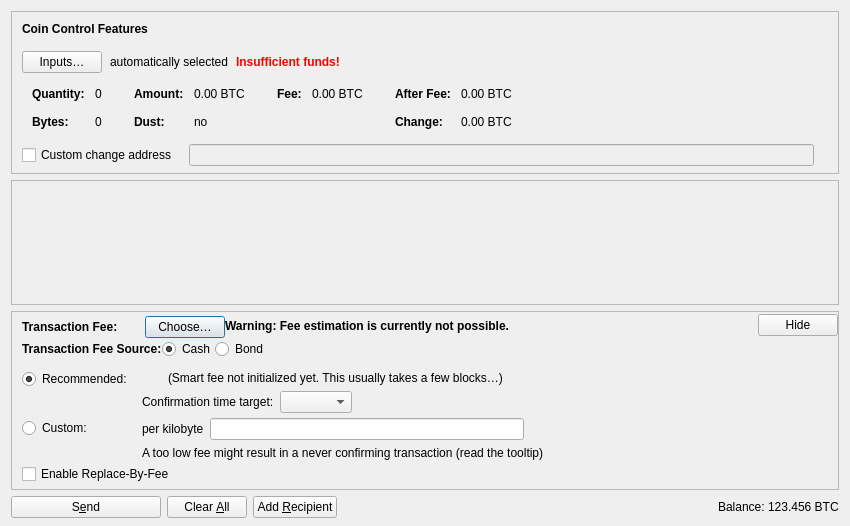
<?xml version="1.0" encoding="UTF-8"?>
<ui version="4.0">
 <class>SendCoinsDialog</class>
 <widget class="QDialog" name="SendCoinsDialog">
  <property name="geometry">
   <rect>
    <x>0</x>
    <y>0</y>
    <width>850</width>
    <height>526</height>
   </rect>
  </property>
  <property name="windowTitle">
   <string>Send Coins</string>
  </property>
  <layout class="QVBoxLayout" name="verticalLayout" stretch="0,1,0,0">
   <property name="bottomMargin">
    <number>8</number>
   </property>
   <item>
    <widget class="QFrame" name="frameCoinControl">
     <property name="sizePolicy">
      <sizepolicy hsizetype="Expanding" vsizetype="Expanding">
       <horstretch>0</horstretch>
       <verstretch>0</verstretch>
      </sizepolicy>
     </property>
     <property name="maximumSize">
      <size>
       <width>16777215</width>
       <height>16777215</height>
      </size>
     </property>
     <property name="frameShape">
      <enum>QFrame::StyledPanel</enum>
     </property>
     <property name="frameShadow">
      <enum>QFrame::Sunken</enum>
     </property>
     <layout class="QVBoxLayout" name="verticalLayoutCoinControl2">
      <property name="spacing">
       <number>0</number>
      </property>
      <property name="leftMargin">
       <number>0</number>
      </property>
      <property name="topMargin">
       <number>0</number>
      </property>
      <property name="rightMargin">
       <number>0</number>
      </property>
      <property name="bottomMargin">
       <number>6</number>
      </property>
      <item>
       <layout class="QVBoxLayout" name="verticalLayoutCoinControl" stretch="0,0,0,0,1">
        <property name="spacing">
         <number>0</number>
        </property>
        <property name="leftMargin">
         <number>10</number>
        </property>
        <property name="topMargin">
         <number>10</number>
        </property>
        <item>
         <layout class="QHBoxLayout" name="horizontalLayoutCoinControl1">
          <property name="bottomMargin">
           <number>15</number>
          </property>
          <item>
           <widget class="QLabel" name="labelCoinControlFeatures">
            <property name="sizePolicy">
             <sizepolicy hsizetype="Preferred" vsizetype="Maximum">
              <horstretch>0</horstretch>
              <verstretch>0</verstretch>
             </sizepolicy>
            </property>
            <property name="font">
             <font>
              <weight>75</weight>
              <bold>true</bold>
             </font>
            </property>
            <property name="styleSheet">
             <string notr="true">font-weight:bold;</string>
            </property>
            <property name="text">
             <string>Coin Control Features</string>
            </property>
           </widget>
          </item>
         </layout>
        </item>
        <item>
         <layout class="QHBoxLayout" name="horizontalLayoutCoinControl2" stretch="0,0,0,0">
          <property name="spacing">
           <number>8</number>
          </property>
          <property name="bottomMargin">
           <number>10</number>
          </property>
          <item>
           <widget class="QPushButton" name="pushButtonCoinControl">
            <property name="styleSheet">
             <string notr="true"/>
            </property>
            <property name="text">
             <string>Inputs…</string>
            </property>
            <property name="autoDefault">
             <bool>false</bool>
            </property>
           </widget>
          </item>
          <item>
           <widget class="QLabel" name="labelCoinControlAutomaticallySelected">
            <property name="text">
             <string>automatically selected</string>
            </property>
            <property name="margin">
             <number>5</number>
            </property>
           </widget>
          </item>
          <item>
           <widget class="QLabel" name="labelCoinControlInsuffFunds">
            <property name="font">
             <font>
              <weight>75</weight>
              <bold>true</bold>
             </font>
            </property>
            <property name="styleSheet">
             <string notr="true">color:red;font-weight:bold;</string>
            </property>
            <property name="text">
             <string>Insufficient funds!</string>
            </property>
            <property name="margin">
             <number>5</number>
            </property>
           </widget>
          </item>
          <item>
           <spacer name="horizontalSpacerCoinControl">
            <property name="orientation">
             <enum>Qt::Horizontal</enum>
            </property>
            <property name="sizeHint" stdset="0">
             <size>
              <width>40</width>
              <height>1</height>
             </size>
            </property>
           </spacer>
          </item>
         </layout>
        </item>
        <item>
         <widget class="QWidget" name="widgetCoinControl" native="true">
          <property name="sizePolicy">
           <sizepolicy hsizetype="Preferred" vsizetype="Preferred">
            <horstretch>0</horstretch>
            <verstretch>0</verstretch>
           </sizepolicy>
          </property>
          <property name="minimumSize">
           <size>
            <width>0</width>
            <height>0</height>
           </size>
          </property>
          <property name="styleSheet">
           <string notr="true"/>
          </property>
          <layout class="QHBoxLayout" name="horizontalLayoutCoinControl5">
           <property name="leftMargin">
            <number>0</number>
           </property>
           <property name="topMargin">
            <number>0</number>
           </property>
           <property name="rightMargin">
            <number>0</number>
           </property>
           <property name="bottomMargin">
            <number>0</number>
           </property>
           <item>
            <layout class="QHBoxLayout" name="horizontalLayoutCoinControl3" stretch="0,0,0,1">
             <property name="spacing">
              <number>20</number>
             </property>
             <property name="topMargin">
              <number>0</number>
             </property>
             <property name="bottomMargin">
              <number>10</number>
             </property>
             <item>
              <layout class="QFormLayout" name="formLayoutCoinControl1">
               <property name="horizontalSpacing">
                <number>10</number>
               </property>
               <property name="verticalSpacing">
                <number>14</number>
               </property>
               <property name="leftMargin">
                <number>10</number>
               </property>
               <property name="topMargin">
                <number>4</number>
               </property>
               <property name="rightMargin">
                <number>6</number>
               </property>
               <item row="0" column="0">
                <widget class="QLabel" name="labelCoinControlQuantityText">
                 <property name="font">
                  <font>
                   <weight>75</weight>
                   <bold>true</bold>
                  </font>
                 </property>
                 <property name="text">
                  <string>Quantity:</string>
                 </property>
                 <property name="margin">
                  <number>0</number>
                 </property>
                </widget>
               </item>
               <item row="0" column="1">
                <widget class="QLabel" name="labelCoinControlQuantity">
                 <property name="cursor">
                  <cursorShape>IBeamCursor</cursorShape>
                 </property>
                 <property name="contextMenuPolicy">
                  <enum>Qt::ActionsContextMenu</enum>
                 </property>
                 <property name="text">
                  <string notr="true">0</string>
                 </property>
                 <property name="margin">
                  <number>0</number>
                 </property>
                 <property name="textInteractionFlags">
                  <set>Qt::LinksAccessibleByMouse|Qt::TextSelectableByKeyboard|Qt::TextSelectableByMouse</set>
                 </property>
                </widget>
               </item>
               <item row="1" column="0">
                <widget class="QLabel" name="labelCoinControlBytesText">
                 <property name="font">
                  <font>
                   <weight>75</weight>
                   <bold>true</bold>
                  </font>
                 </property>
                 <property name="text">
                  <string>Bytes:</string>
                 </property>
                </widget>
               </item>
               <item row="1" column="1">
                <widget class="QLabel" name="labelCoinControlBytes">
                 <property name="cursor">
                  <cursorShape>IBeamCursor</cursorShape>
                 </property>
                 <property name="contextMenuPolicy">
                  <enum>Qt::ActionsContextMenu</enum>
                 </property>
                 <property name="text">
                  <string notr="true">0</string>
                 </property>
                 <property name="textInteractionFlags">
                  <set>Qt::LinksAccessibleByMouse|Qt::TextSelectableByKeyboard|Qt::TextSelectableByMouse</set>
                 </property>
                </widget>
               </item>
              </layout>
             </item>
             <item>
              <layout class="QFormLayout" name="formLayoutCoinControl2">
               <property name="horizontalSpacing">
                <number>10</number>
               </property>
               <property name="verticalSpacing">
                <number>14</number>
               </property>
               <property name="leftMargin">
                <number>6</number>
               </property>
               <property name="topMargin">
                <number>4</number>
               </property>
               <property name="rightMargin">
                <number>6</number>
               </property>
               <item row="0" column="0">
                <widget class="QLabel" name="labelCoinControlAmountText">
                 <property name="font">
                  <font>
                   <weight>75</weight>
                   <bold>true</bold>
                  </font>
                 </property>
                 <property name="text">
                  <string>Amount:</string>
                 </property>
                 <property name="margin">
                  <number>0</number>
                 </property>
                </widget>
               </item>
               <item row="0" column="1">
                <widget class="QLabel" name="labelCoinControlAmount">
                 <property name="cursor">
                  <cursorShape>IBeamCursor</cursorShape>
                 </property>
                 <property name="contextMenuPolicy">
                  <enum>Qt::ActionsContextMenu</enum>
                 </property>
                 <property name="text">
                  <string notr="true">0.00 BTC</string>
                 </property>
                 <property name="textInteractionFlags">
                  <set>Qt::LinksAccessibleByMouse|Qt::TextSelectableByKeyboard|Qt::TextSelectableByMouse</set>
                 </property>
                </widget>
               </item>
               <item row="1" column="0">
                <widget class="QLabel" name="labelCoinControlLowOutputText">
                 <property name="font">
                  <font>
                   <weight>75</weight>
                   <bold>true</bold>
                  </font>
                 </property>
                 <property name="text">
                  <string>Dust:</string>
                 </property>
                </widget>
               </item>
               <item row="1" column="1">
                <widget class="QLabel" name="labelCoinControlLowOutput">
                 <property name="cursor">
                  <cursorShape>IBeamCursor</cursorShape>
                 </property>
                 <property name="contextMenuPolicy">
                  <enum>Qt::ActionsContextMenu</enum>
                 </property>
                 <property name="text">
                  <string notr="true">no</string>
                 </property>
                 <property name="textInteractionFlags">
                  <set>Qt::LinksAccessibleByMouse|Qt::TextSelectableByKeyboard|Qt::TextSelectableByMouse</set>
                 </property>
                </widget>
               </item>
              </layout>
             </item>
             <item>
              <layout class="QFormLayout" name="formLayoutCoinControl3">
               <property name="horizontalSpacing">
                <number>10</number>
               </property>
               <property name="verticalSpacing">
                <number>14</number>
               </property>
               <property name="leftMargin">
                <number>6</number>
               </property>
               <property name="topMargin">
                <number>4</number>
               </property>
               <property name="rightMargin">
                <number>6</number>
               </property>
               <item row="0" column="0">
                <widget class="QLabel" name="labelCoinControlFeeText">
                 <property name="font">
                  <font>
                   <weight>75</weight>
                   <bold>true</bold>
                  </font>
                 </property>
                 <property name="text">
                  <string>Fee:</string>
                 </property>
                 <property name="margin">
                  <number>0</number>
                 </property>
                </widget>
               </item>
               <item row="0" column="1">
                <widget class="QLabel" name="labelCoinControlFee">
                 <property name="cursor">
                  <cursorShape>IBeamCursor</cursorShape>
                 </property>
                 <property name="contextMenuPolicy">
                  <enum>Qt::ActionsContextMenu</enum>
                 </property>
                 <property name="text">
                  <string notr="true">0.00 BTC</string>
                 </property>
                 <property name="textInteractionFlags">
                  <set>Qt::LinksAccessibleByMouse|Qt::TextSelectableByKeyboard|Qt::TextSelectableByMouse</set>
                 </property>
                </widget>
               </item>
              </layout>
             </item>
             <item>
              <layout class="QFormLayout" name="formLayoutCoinControl4">
               <property name="horizontalSpacing">
                <number>10</number>
               </property>
               <property name="verticalSpacing">
                <number>14</number>
               </property>
               <property name="leftMargin">
                <number>6</number>
               </property>
               <property name="topMargin">
                <number>4</number>
               </property>
               <property name="rightMargin">
                <number>6</number>
               </property>
               <item row="0" column="0">
                <widget class="QLabel" name="labelCoinControlAfterFeeText">
                 <property name="font">
                  <font>
                   <weight>75</weight>
                   <bold>true</bold>
                  </font>
                 </property>
                 <property name="text">
                  <string>After Fee:</string>
                 </property>
                 <property name="margin">
                  <number>0</number>
                 </property>
                </widget>
               </item>
               <item row="0" column="1">
                <widget class="QLabel" name="labelCoinControlAfterFee">
                 <property name="cursor">
                  <cursorShape>IBeamCursor</cursorShape>
                 </property>
                 <property name="contextMenuPolicy">
                  <enum>Qt::ActionsContextMenu</enum>
                 </property>
                 <property name="text">
                  <string notr="true">0.00 BTC</string>
                 </property>
                 <property name="textInteractionFlags">
                  <set>Qt::LinksAccessibleByMouse|Qt::TextSelectableByKeyboard|Qt::TextSelectableByMouse</set>
                 </property>
                </widget>
               </item>
               <item row="1" column="0">
                <widget class="QLabel" name="labelCoinControlChangeText">
                 <property name="font">
                  <font>
                   <weight>75</weight>
                   <bold>true</bold>
                  </font>
                 </property>
                 <property name="text">
                  <string>Change:</string>
                 </property>
                </widget>
               </item>
               <item row="1" column="1">
                <widget class="QLabel" name="labelCoinControlChange">
                 <property name="cursor">
                  <cursorShape>IBeamCursor</cursorShape>
                 </property>
                 <property name="contextMenuPolicy">
                  <enum>Qt::ActionsContextMenu</enum>
                 </property>
                 <property name="text">
                  <string notr="true">0.00 BTC</string>
                 </property>
                 <property name="textInteractionFlags">
                  <set>Qt::LinksAccessibleByMouse|Qt::TextSelectableByKeyboard|Qt::TextSelectableByMouse</set>
                 </property>
                </widget>
               </item>
              </layout>
             </item>
            </layout>
           </item>
          </layout>
         </widget>
        </item>
        <item>
         <layout class="QHBoxLayout" name="horizontalLayoutCoinControl4" stretch="0,0,0">
          <property name="spacing">
           <number>12</number>
          </property>
          <property name="sizeConstraint">
           <enum>QLayout::SetDefaultConstraint</enum>
          </property>
          <property name="topMargin">
           <number>5</number>
          </property>
          <property name="rightMargin">
           <number>5</number>
          </property>
          <item>
           <widget class="QCheckBox" name="checkBoxCoinControlChange">
            <property name="toolTip">
             <string>If this is activated, but the change address is empty or invalid, change will be sent to a newly generated address.</string>
            </property>
            <property name="text">
             <string>Custom change address</string>
            </property>
           </widget>
          </item>
          <item>
           <widget class="QValidatedLineEdit" name="lineEditCoinControlChange">
            <property name="enabled">
             <bool>false</bool>
            </property>
            <property name="sizePolicy">
             <sizepolicy hsizetype="Expanding" vsizetype="Fixed">
              <horstretch>0</horstretch>
              <verstretch>0</verstretch>
             </sizepolicy>
            </property>
           </widget>
          </item>
          <item>
           <widget class="QLabel" name="labelCoinControlChangeLabel">
            <property name="sizePolicy">
             <sizepolicy hsizetype="Preferred" vsizetype="Expanding">
              <horstretch>0</horstretch>
              <verstretch>0</verstretch>
             </sizepolicy>
            </property>
            <property name="minimumSize">
             <size>
              <width>0</width>
              <height>0</height>
             </size>
            </property>
            <property name="text">
             <string/>
            </property>
            <property name="margin">
             <number>3</number>
            </property>
           </widget>
          </item>
         </layout>
        </item>
        <item>
         <spacer name="verticalSpacerCoinControl">
          <property name="orientation">
           <enum>Qt::Vertical</enum>
          </property>
          <property name="sizeHint" stdset="0">
           <size>
            <width>800</width>
            <height>1</height>
           </size>
          </property>
         </spacer>
        </item>
       </layout>
      </item>
     </layout>
    </widget>
   </item>
   <item>
    <widget class="QScrollArea" name="scrollArea">
     <property name="widgetResizable">
      <bool>true</bool>
     </property>
     <widget class="QWidget" name="scrollAreaWidgetContents">
      <property name="geometry">
       <rect>
        <x>0</x>
        <y>0</y>
        <width>830</width>
        <height>104</height>
       </rect>
      </property>
      <layout class="QVBoxLayout" name="verticalLayout_2" stretch="0,1">
       <property name="leftMargin">
        <number>0</number>
       </property>
       <property name="topMargin">
        <number>0</number>
       </property>
       <property name="rightMargin">
        <number>0</number>
       </property>
       <property name="bottomMargin">
        <number>0</number>
       </property>
       <item>
        <layout class="QVBoxLayout" name="entries">
         <property name="spacing">
          <number>6</number>
         </property>
        </layout>
       </item>
       <item>
        <spacer name="verticalSpacer">
         <property name="orientation">
          <enum>Qt::Vertical</enum>
         </property>
         <property name="sizeHint" stdset="0">
          <size>
           <width>20</width>
           <height>40</height>
          </size>
         </property>
        </spacer>
       </item>
      </layout>
     </widget>
    </widget>
   </item>
   <item>
    <widget class="QFrame" name="frameFee">
     <property name="sizePolicy">
      <sizepolicy hsizetype="Expanding" vsizetype="Expanding">
       <horstretch>0</horstretch>
       <verstretch>0</verstretch>
      </sizepolicy>
     </property>
     <property name="maximumSize">
      <size>
       <width>16777215</width>
       <height>16777215</height>
      </size>
     </property>
     <property name="frameShape">
      <enum>QFrame::StyledPanel</enum>
     </property>
     <property name="frameShadow">
      <enum>QFrame::Sunken</enum>
     </property>
     <layout class="QVBoxLayout" name="verticalLayoutFee1">
      <property name="spacing">
       <number>0</number>
      </property>
      <property name="leftMargin">
       <number>0</number>
      </property>
      <property name="topMargin">
       <number>0</number>
      </property>
      <property name="rightMargin">
       <number>0</number>
      </property>
      <property name="bottomMargin">
       <number>0</number>
      </property>
      <item>
       <layout class="QVBoxLayout" name="verticalLayoutFee2" stretch="0,0,0">
        <property name="spacing">
         <number>0</number>
        </property>
        <property name="leftMargin">
         <number>10</number>
        </property>
        <property name="topMargin">
         <number>0</number>
        </property>
        <item>
         <layout class="QHBoxLayout" name="horizontalLayoutFee1">
          <property name="bottomMargin">
           <number>0</number>
          </property>
          <item>
           <layout class="QVBoxLayout" name="verticalLayoutFee7">
            <property name="spacing">
             <number>0</number>
            </property>
            <item>
             <spacer name="verticalSpacerSmartFee">
              <property name="orientation">
               <enum>Qt::Vertical</enum>
              </property>
              <property name="sizeType">
               <enum>QSizePolicy::Fixed</enum>
              </property>
              <property name="sizeHint" stdset="0">
               <size>
                <width>1</width>
                <height>4</height>
               </size>
              </property>
             </spacer>
            </item>
            <item>
             <layout class="QHBoxLayout" name="horizontalLayoutSmartFee">
              <property name="spacing">
               <number>10</number>
              </property>
              <item>
               <widget class="QLabel" name="labelFeeHeadline">
                <property name="sizePolicy">
                 <sizepolicy hsizetype="Preferred" vsizetype="Maximum">
                  <horstretch>0</horstretch>
                  <verstretch>0</verstretch>
                 </sizepolicy>
                </property>
                <property name="font">
                 <font>
                  <weight>75</weight>
                  <bold>true</bold>
                 </font>
                </property>
                <property name="styleSheet">
                 <string notr="true">font-weight:bold;</string>
                </property>
                <property name="text">
                 <string>Transaction Fee:</string>
                </property>
               </widget>
              </item>
              <item>
               <widget class="QLabel" name="labelFeeMinimized">
                <property name="text">
                 <string/>
                </property>
               </widget>
              </item>
              <item>
               <widget class="QPushButton" name="buttonChooseFee">
                <property name="text">
                 <string>Choose…</string>
                </property>
               </widget>
              </item>
             </layout>
            </item>
            <item>
             <spacer name="verticalSpacer_5">
              <property name="orientation">
               <enum>Qt::Vertical</enum>
              </property>
              <property name="sizeHint" stdset="0">
               <size>
                <width>1</width>
                <height>1</height>
               </size>
              </property>
             </spacer>
            </item>
           </layout>
          </item>
          <item>
           <widget class="QLabel" name="fallbackFeeWarningLabel">
            <property name="toolTip">
             <string>Using the fallbackfee can result in sending a transaction that will take several hours or days (or never) to confirm. Consider choosing your fee manually or wait until you have validated the complete chain.</string>
            </property>
            <property name="font">
            <font>
                <weight>75</weight>
                <bold>true</bold>
            </font>
            </property>
            <property name="text">
             <string>Warning: Fee estimation is currently not possible.</string>
            </property>
            <property name="wordWrap">
             <bool>false</bool>
            </property>
           </widget>
          </item>
          <item>
           <spacer name="horizontalSpacer_4">
            <property name="orientation">
             <enum>Qt::Horizontal</enum>
            </property>
            <property name="sizeType">
             <enum>QSizePolicy::MinimumExpanding</enum>
            </property>
            <property name="sizeHint" stdset="0">
             <size>
              <width>40</width>
              <height>20</height>
             </size>
            </property>
           </spacer>
          </item>
          <item>
           <widget class="QPushButton" name="buttonMinimizeFee">
            <property name="toolTip">
             <string>Hide transaction fee settings</string>
            </property>
            <property name="text">
             <string>Hide</string>
            </property>
           </widget>
          </item>
         </layout>
        </item>
        <item>
         <layout class="QHBoxLayout" name="horizontalLayoutSmartFeeType">
          <item>
           <widget class="QLabel" name="labelFeeHeadline2">
            <property name="sizePolicy">
             <sizepolicy hsizetype="Minimum" vsizetype="Minimum">
              <horstretch>0</horstretch>
              <verstretch>0</verstretch>
             </sizepolicy>
            </property>
            <property name="rightMargin">
             <number>8</number>
            </property>
            <property name="font">
             <font>
              <weight>75</weight>
              <bold>true</bold>
             </font>
            </property>
            <property name="styleSheet">
             <string notr="true">font-weight:bold;</string>
            </property>
            <property name="text">
             <string>Transaction Fee Source:</string>
            </property>
           </widget>
          </item>
          <item>
           <widget class="QRadioButton" name="radioSmartFeeSourceCash">
            <property name="text">
             <string>Cash</string>
            </property>
            <property name="checked">
             <bool>true</bool>
            </property>
            <attribute name="feeSourceButtonGroup">
             <string notr="true">feeSourceButtonGroup</string>
            </attribute>
           </widget>
          </item>
          <item>
           <widget class="QRadioButton" name="radioSmartFeeSourceBond">
            <property name="text">
             <string>Bond</string>
            </property>
            <property name="checked">
             <bool>false</bool>
            </property>
            <property name="leftMargin">
             <number>16</number>
            </property>
            <attribute name="feeSourceButtonGroup">
             <string notr="true">feeSourceButtonGroup</string>
            </attribute>
           </widget>
          </item>
          <item>
           <spacer name="radioSmartFeeHorizontalSpacer3">
            <property name="orientation">
             <enum>Qt::Horizontal</enum>
            </property>
            <property name="sizeHint" stdset="0">
             <size>
              <width>1</width>
              <height>1</height>
             </size>
            </property>
           </spacer>
          </item>
         </layout>
        </item>
        <item>
         <widget class="QFrame" name="frameFeeSelection">
          <layout class="QVBoxLayout" name="verticalLayoutFee12">
           <property name="spacing">
            <number>0</number>
           </property>
           <property name="leftMargin">
            <number>0</number>
           </property>
           <property name="topMargin">
            <number>0</number>
           </property>
           <property name="rightMargin">
            <number>0</number>
           </property>
           <property name="bottomMargin">
            <number>0</number>
           </property>
           <item>
            <layout class="QGridLayout" name="gridLayoutFee">
             <property name="topMargin">
              <number>10</number>
             </property>
             <property name="bottomMargin">
              <number>4</number>
             </property>
             <property name="horizontalSpacing">
              <number>10</number>
             </property>
             <property name="verticalSpacing">
              <number>4</number>
             </property>
             <item row="1" column="1">
              <layout class="QVBoxLayout" name="verticalLayoutFee8">
               <property name="spacing">
                <number>6</number>
               </property>
               <item>
                <layout class="QHBoxLayout" name="horizontalLayoutFee13">
                 <item>
                  <widget class="QLabel" name="labelCustomPerKilobyte">
                   <property name="toolTip">
                    <string>Specify a custom fee per kB (1,000 bytes) of the transaction's virtual size.

Note:  Since the fee is calculated on a per-byte basis, a fee rate of "100 satoshis per kvB" for a transaction size of 500 virtual bytes (half of 1 kvB) would ultimately yield a fee of only 50 satoshis.</string>
                   </property>
                   <property name="text">
                    <string>per kilobyte</string>
                   </property>
                  </widget>
                 </item>
                 <item>
                  <widget class="BitcoinAmountField" name="customFee"/>
                 </item>
                 <item>
                  <spacer name="horizontalSpacer_6">
                   <property name="orientation">
                    <enum>Qt::Horizontal</enum>
                   </property>
                   <property name="sizeHint" stdset="0">
                    <size>
                     <width>1</width>
                     <height>1</height>
                    </size>
                   </property>
                  </spacer>
                 </item>
                </layout>
               </item>
               <item>
                <layout class="QHBoxLayout" name="horizontalLayoutFee8">
                 <item>
                  <widget class="QLabel" name="labelCustomFeeWarning">
                   <property name="enabled">
                    <bool>true</bool>
                   </property>
                   <property name="toolTip">
                    <string>When there is less transaction volume than space in the blocks, miners as well as relaying nodes may enforce a minimum fee. Paying only this minimum fee is just fine, but be aware that this can result in a never confirming transaction once there is more demand for bitcoin transactions than the network can process.</string>
                   </property>
                   <property name="text">
                    <string>A too low fee might result in a never confirming transaction (read the tooltip)</string>
                   </property>
                  </widget>
                 </item>
                 <item>
                  <spacer name="horizontalSpacer_2">
                   <property name="orientation">
                    <enum>Qt::Horizontal</enum>
                   </property>
                   <property name="sizeHint" stdset="0">
                    <size>
                     <width>1</width>
                     <height>1</height>
                    </size>
                   </property>
                  </spacer>
                 </item>
                </layout>
               </item>
              </layout>
             </item>
             <item row="0" column="0">
              <layout class="QVBoxLayout" name="verticalLayoutFee4" stretch="0,1">
               <item>
                <widget class="QRadioButton" name="radioSmartFee">
                 <property name="text">
                  <string>Recommended:</string>
                 </property>
                 <property name="checked">
                  <bool>true</bool>
                 </property>
                 <attribute name="buttonGroup">
                  <string notr="true">groupFee</string>
                 </attribute>
                </widget>
               </item>
               <item>
                <spacer name="verticalSpacer_2">
                 <property name="orientation">
                  <enum>Qt::Vertical</enum>
                 </property>
                 <property name="sizeHint" stdset="0">
                  <size>
                   <width>1</width>
                   <height>1</height>
                  </size>
                 </property>
                </spacer>
               </item>
              </layout>
             </item>
             <item row="1" column="0">
              <layout class="QVBoxLayout" name="verticalLayoutFee9" stretch="0,1">
               <item>
                <widget class="QRadioButton" name="radioCustomFee">
                 <property name="text">
                  <string>Custom:</string>
                 </property>
                 <attribute name="buttonGroup">
                  <string notr="true">groupFee</string>
                 </attribute>
                </widget>
               </item>
               <item>
                <spacer name="verticalSpacer_6">
                 <property name="orientation">
                  <enum>Qt::Vertical</enum>
                 </property>
                 <property name="sizeHint" stdset="0">
                  <size>
                   <width>1</width>
                   <height>1</height>
                  </size>
                 </property>
                </spacer>
               </item>
              </layout>
             </item>
             <item row="0" column="1">
              <layout class="QVBoxLayout" name="verticalLayoutFee3" stretch="0,0,1">
               <property name="spacing">
                <number>6</number>
               </property>
               <property name="topMargin">
                <number>2</number>
               </property>
               <item>
                <layout class="QHBoxLayout" name="horizontalLayoutFee12">
                 <item>
                  <widget class="QLabel" name="labelSmartFee">
                   <property name="text">
                    <string/>
                   </property>
                  </widget>
                 </item>
                 <item>
                  <widget class="QLabel" name="labelFeeEstimation">
                   <property name="text">
                    <string/>
                   </property>
                  </widget>
                 </item>
                 <item>
                  <widget class="QLabel" name="labelSmartFee2">
                   <property name="text">
                    <string>(Smart fee not initialized yet. This usually takes a few blocks…)</string>
                   </property>
                  </widget>
                 </item>
                 <item>
                  <spacer name="horizontalSpacer_5">
                   <property name="orientation">
                    <enum>Qt::Horizontal</enum>
                   </property>
                   <property name="sizeHint" stdset="0">
                    <size>
                     <width>1</width>
                     <height>1</height>
                    </size>
                   </property>
                  </spacer>
                 </item>
                </layout>
               </item>
               <item>
                <layout class="QHBoxLayout" name="horizontalLayoutFee9">
                 <item>
                  <layout class="QVBoxLayout" name="verticalLayoutFee6">
                   <item>
                    <widget class="QLabel" name="labelSmartFee3">
                     <property name="text">
                      <string>Confirmation time target:</string>
                     </property>
                    </widget>
                   </item>
                  </layout>
                 </item>
                 <item>
                  <layout class="QVBoxLayout" name="verticalLayoutFee5">
                   <property name="rightMargin">
                    <number>30</number>
                   </property>
                   <item>
                    <layout class="QHBoxLayout" name="horizontalLayoutConfTarget">
                     <property name="bottomMargin">
                      <number>0</number>
                     </property>
                     <item>
                      <widget class="QComboBox" name="confTargetSelector"/>
                     </item>
                     <item>
                      <spacer name="horizontalSpacerConfTarget">
                       <property name="orientation">
                        <enum>Qt::Horizontal</enum>
                       </property>
                       <property name="sizeHint" stdset="0">
                        <size>
                         <width>40</width>
                         <height>20</height>
                        </size>
                       </property>
                      </spacer>
                     </item>
                    </layout>
                   </item>
                  </layout>
                 </item>
                </layout>
               </item>
               <item>
                <spacer name="verticalSpacer_4">
                 <property name="orientation">
                  <enum>Qt::Vertical</enum>
                 </property>
                 <property name="sizeHint" stdset="0">
                  <size>
                   <width>1</width>
                   <height>1</height>
                  </size>
                 </property>
                </spacer>
               </item>
              </layout>
             </item>
            </layout>
           </item>
           <item>
            <widget class="QCheckBox" name="optInRBF">
             <property name="text">
              <string>Enable Replace-By-Fee</string>
             </property>
             <property name="toolTip">
              <string>With Replace-By-Fee (BIP-125) you can increase a transaction's fee after it is sent. Without this, a higher fee may be recommended to compensate for increased transaction delay risk.</string>
             </property>
            </widget>
           </item>
          </layout>
         </widget>
        </item>
        <item>
         <spacer name="verticalSpacerFee">
          <property name="orientation">
           <enum>Qt::Vertical</enum>
          </property>
          <property name="sizeHint" stdset="0">
           <size>
            <width>40</width>
            <height>5</height>
           </size>
          </property>
         </spacer>
        </item>
       </layout>
      </item>
     </layout>
    </widget>
   </item>
   <item>
    <layout class="QHBoxLayout" name="horizontalLayout">
     <item>
      <widget class="QPushButton" name="sendButton">
       <property name="minimumSize">
        <size>
         <width>150</width>
         <height>0</height>
        </size>
       </property>
       <property name="toolTip">
        <string>Confirm the send action</string>
       </property>
       <property name="text">
        <string>S&amp;end</string>
       </property>
       <property name="icon">
        <iconset resource="../bitcoin.qrc">
         <normaloff>:/icons/send</normaloff>:/icons/send</iconset>
       </property>
       <property name="autoDefault">
        <bool>false</bool>
       </property>
       <property name="default">
        <bool>false</bool>
       </property>
      </widget>
     </item>
     <item>
      <widget class="QPushButton" name="clearButton">
       <property name="sizePolicy">
        <sizepolicy hsizetype="Minimum" vsizetype="Fixed">
         <horstretch>0</horstretch>
         <verstretch>0</verstretch>
        </sizepolicy>
       </property>
       <property name="toolTip">
        <string>Clear all fields of the form.</string>
       </property>
       <property name="text">
        <string>Clear &amp;All</string>
       </property>
       <property name="icon">
        <iconset resource="../bitcoin.qrc">
         <normaloff>:/icons/remove</normaloff>:/icons/remove</iconset>
       </property>
       <property name="autoDefault">
        <bool>false</bool>
       </property>
      </widget>
     </item>
     <item>
      <widget class="QPushButton" name="addButton">
       <property name="toolTip">
        <string>Send to multiple recipients at once</string>
       </property>
       <property name="text">
        <string>Add &amp;Recipient</string>
       </property>
       <property name="icon">
        <iconset resource="../bitcoin.qrc">
         <normaloff>:/icons/add</normaloff>:/icons/add</iconset>
       </property>
       <property name="autoDefault">
        <bool>false</bool>
       </property>
      </widget>
     </item>
     <item>
      <spacer name="horizontalSpacer">
       <property name="orientation">
        <enum>Qt::Horizontal</enum>
       </property>
       <property name="sizeHint" stdset="0">
        <size>
         <width>40</width>
         <height>20</height>
        </size>
       </property>
      </spacer>
     </item>
     <item>
      <layout class="QHBoxLayout" name="horizontalLayout_2">
       <property name="spacing">
        <number>3</number>
       </property>
       <item>
        <widget class="QLabel" name="labelBalanceName">
         <property name="sizePolicy">
          <sizepolicy hsizetype="Preferred" vsizetype="Fixed">
           <horstretch>0</horstretch>
           <verstretch>0</verstretch>
          </sizepolicy>
         </property>
         <property name="text">
          <string>Balance:</string>
         </property>
        </widget>
       </item>
       <item>
        <widget class="QLabel" name="labelBalance">
         <property name="sizePolicy">
          <sizepolicy hsizetype="Preferred" vsizetype="Fixed">
           <horstretch>0</horstretch>
           <verstretch>0</verstretch>
          </sizepolicy>
         </property>
         <property name="cursor">
          <cursorShape>IBeamCursor</cursorShape>
         </property>
         <property name="text">
          <string notr="true">123.456 BTC</string>
         </property>
         <property name="textInteractionFlags">
          <set>Qt::LinksAccessibleByMouse|Qt::TextSelectableByKeyboard|Qt::TextSelectableByMouse</set>
         </property>
        </widget>
       </item>
      </layout>
     </item>
    </layout>
   </item>
  </layout>
 </widget>
 <customwidgets>
  <customwidget>
   <class>QValidatedLineEdit</class>
   <extends>QLineEdit</extends>
   <header>qt/qvalidatedlineedit.h</header>
  </customwidget>
  <customwidget>
   <class>BitcoinAmountField</class>
   <extends>QLineEdit</extends>
   <header>qt/bitcoinamountfield.h</header>
   <container>1</container>
  </customwidget>
 </customwidgets>
 <resources>
  <include location="../bitcoin.qrc"/>
 </resources>
 <connections/>
 <buttongroups>
  <buttongroup name="groupFee"/>
 </buttongroups>
</ui>
